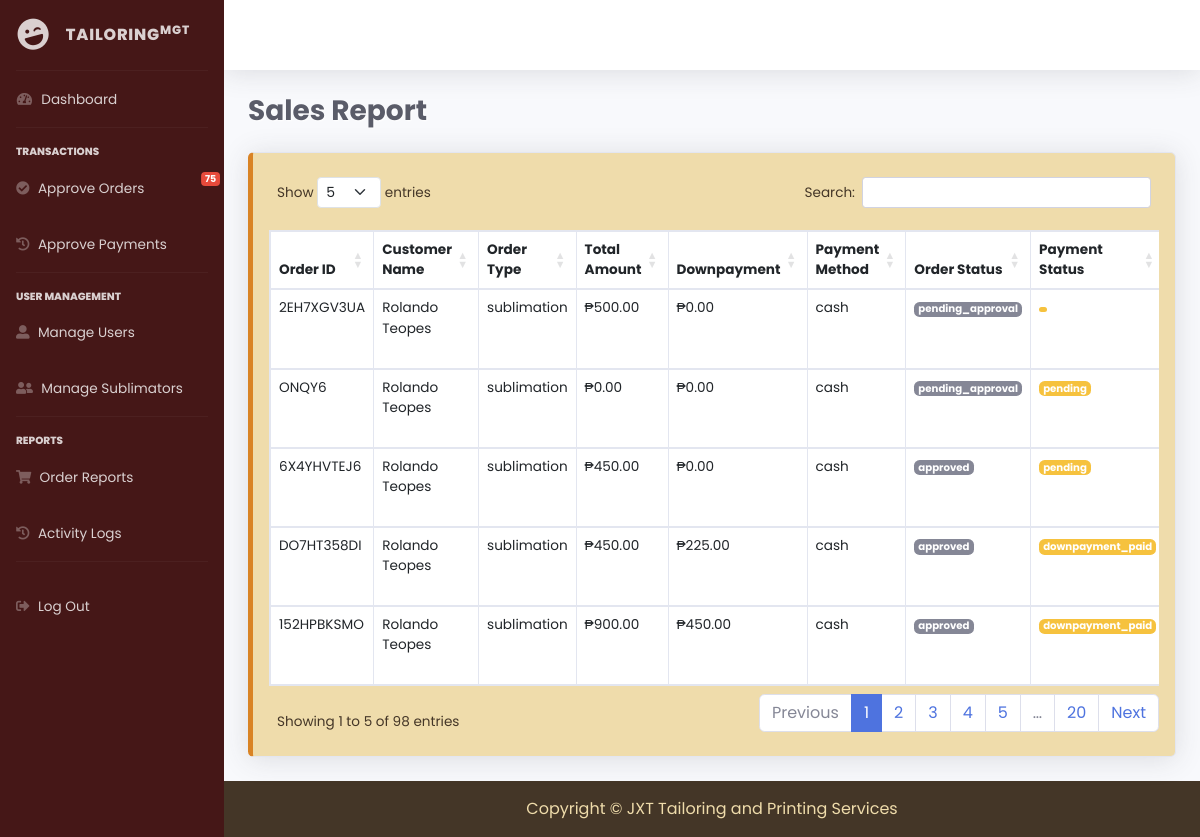
The app's page /admin/sales_report.php with its own data.
### tables this page shows
CREATE TABLE `orders` (
  `order_id` varchar(10) NOT NULL,
  `customer_id` int(11) NOT NULL,
  `order_type` enum('tailoring','sublimation') NOT NULL,
  `total_amount` decimal(10,2) NOT NULL,
  `downpayment_amount` decimal(10,2) NOT NULL,
  `payment_method` enum('cash','gcash') NOT NULL,
  `payment_status` enum('pending','downpayment_paid','fully_paid') DEFAULT 'pending',
  `order_status` enum('pending_approval','declined','approved','forward_to_sublimator','in_process','printing_done','ready_for_pickup','completed') DEFAULT 'pending_approval',
  `staff_id` int(11) DEFAULT NULL,
  `manager_id` int(11) DEFAULT NULL,
  `notes` text DEFAULT NULL,
  `created_at` timestamp NOT NULL DEFAULT current_timestamp(),
  `updated_at` timestamp NOT NULL DEFAULT current_timestamp() ON UPDATE current_timestamp(),
  `screenshot_path` varchar(255) DEFAULT NULL,
  `status_history` text DEFAULT NULL,
  PRIMARY KEY (`order_id`),
  KEY `customer_id` (`customer_id`),
  KEY `staff_id` (`staff_id`),
  KEY `manager_id` (`manager_id`),
  CONSTRAINT `orders_ibfk_1` FOREIGN KEY (`customer_id`) REFERENCES `customers` (`customer_id`),
  CONSTRAINT `orders_ibfk_2` FOREIGN KEY (`staff_id`) REFERENCES `users` (`user_id`),
  CONSTRAINT `orders_ibfk_3` FOREIGN KEY (`manager_id`) REFERENCES `users` (`user_id`)
);

CREATE TABLE `customers` (
  `customer_id` int(11) NOT NULL AUTO_INCREMENT,
  `username` varchar(50) NOT NULL,
  `password` varchar(255) NOT NULL,
  `email` varchar(100) NOT NULL,
  `first_name` varchar(50) NOT NULL,
  `last_name` varchar(50) NOT NULL,
  `phone_number` varchar(20) DEFAULT NULL,
  `address` text DEFAULT NULL,
  `created_at` timestamp NOT NULL DEFAULT current_timestamp(),
  `updated_at` timestamp NOT NULL DEFAULT current_timestamp() ON UPDATE current_timestamp(),
  PRIMARY KEY (`customer_id`),
  UNIQUE KEY `username` (`username`),
  UNIQUE KEY `email` (`email`)
);

### admin/sales_report.php (the view, shortened to what this page needs)
<?php
include '../db.php';
$start_date = date('Y-m-d', strtotime('-30 days'));
$end_date = date('Y-m-d');
$date_filter = "WHERE o.created_at BETWEEN '$start_date 00:00:00' AND '$end_date 23:59:59'";
$orders_query = "SELECT o.*,
          c.first_name AS customer_fname, c.last_name AS customer_lname,
          s.first_name AS staff_fname, s.last_name AS staff_lname,
          m.first_name AS manager_fname, m.last_name AS manager_lname
          FROM orders o
          LEFT JOIN customers c ON o.customer_id = c.customer_id
          LEFT JOIN users s ON o.staff_id = s.user_id
          LEFT JOIN users m ON o.manager_id = m.user_id
                $date_filter
          ORDER BY o.created_at DESC";
$orders_result = mysqli_query($conn, $orders_query);
?>
<!DOCTYPE html>
<html lang="en">
<head>
    <link href="https://cdn.jsdelivr.net/npm/bootstrap@5.3.0/dist/css/bootstrap.min.css" rel="stylesheet">
    <link href="vendor/fontawesome-free/css/all.min.css" rel="stylesheet">
    <link href="css/sb-admin-2.min.css" rel="stylesheet">
</head>
<body id="page-top">
    <div id="wrapper">
        <?php include 'sidebar.php'; ?>
        <div id="content-wrapper" class="d-flex flex-column">
            <div id="content">
                <nav class="navbar navbar-expand navbar-light topbar mb-4 static-top shadow">
                </nav>
                <div class="container-fluid">
                    <div class="d-sm-flex align-items-center justify-content-between mb-4">
                        <h1 class="h3 mb-0 text-gray-800" style="font-weight: bold; text-shadow: 1px 1px 2px #fff;">
                            Sales Report
                        </h1>
                    </div>
                    <div class="card shadow mb-4">
                        <div class="card-body">
                            <div class="table-responsive">
                                <table class="table table-bordered" id="salesTable">
                                    <thead>
                                        <tr>
                                            <th>Order ID</th>
                                            <th>Customer Name</th>
                                            <th>Order Type</th>
                                            <th>Total Amount</th>
                                            <th>Downpayment</th>
                                            <th>Payment Method</th>
                                            <th>Order Status</th>
                                            <th>Payment Status</th>
                                        </tr>
                                    </thead>
                                    <tbody>                                        <?php
                                        if (isset($orders_result) && mysqli_num_rows($orders_result) > 0) {
                                            while ($row = mysqli_fetch_assoc($orders_result)) { ?>
                                                <tr>
                                                    <td><?php echo htmlspecialchars($row['order_id']); ?></td>
                                                    <td><?php echo htmlspecialchars($row['customer_fname'] . ' ' . $row['customer_lname']); ?></td>
                                                    <td><?php echo htmlspecialchars($row['order_type']); ?></td>
                                                    <td>₱<?php echo number_format($row['total_amount'], 2); ?></td>
                                                    <td>₱<?php echo number_format($row['downpayment_amount'], 2); ?></td>
                                                    <td><?php echo htmlspecialchars($row['payment_method']); ?></td>
                                                    <td>
                                                        <span class="badge <?php
                                                            echo match($row['order_status']) {
                                                                'Pending' => 'bg-warning',
                                                                'In Progress' => 'bg-info',
                                                                'Completed' => 'bg-success',
                                                                'Cancelled' => 'bg-danger',
                                                                default => 'bg-secondary'
                                                            };
                                                        ?>">
                                                            <?php echo htmlspecialchars($row['order_status']); ?>
                                                        </span>
                                                    </td>
                                                    <td>
                                                        <span class="badge <?php echo $row['payment_status'] == 'Paid' ? 'bg-success' : 'bg-warning'; ?>">
                                                            <?php echo htmlspecialchars($row['payment_status']); ?>
                                                        </span>
                                                    </td>
                                                </tr>
                                        <?php }
                                        } else {
                                            echo "<tr><td colspan='11' class='text-center'>No orders found</td></tr>";
                                        }
                                        ?>
                                    </tbody>
                                </table>
                            </div>
                        </div>
                    </div>
                </div>
                <footer class="footer text-center py-3">
                    <span>Copyright &copy; JXT Tailoring and Printing Services</span>
                </footer>
            </div>
        </div>
    </div>
    <link href="https://cdn.datatables.net/1.11.5/css/dataTables.bootstrap5.min.css" rel="stylesheet">
</body>
</html>

### admin/sales_report.php (style rules this page uses)
body { font-family: 'Poppins', sans-serif; background-color: #F2F6D0; }
.navbar { background-color: white !important; box-shadow: 0 2px 4px rgba(0, 0, 0, 0.1); }
.card { border-left: 5px solid #D98324 !important; background-color: #EFDCAB !important; color: #443627 !important; }
.footer { background-color: #443627 !important; color: #EFDCAB !important; }
.card-body { padding: 1rem; }
.table { font-size: 0.85rem; }
.table td, .table th { padding: 0.5rem; }

### records on screen
orders: order_id "2EH7XGV3UA", customer.last_name "Rolando Teopes", order_type "sublimation", total_amount "500.00", downpayment_amount "0.00", payment_method "cash", order_status "pending_approval"
orders: order_id "ONQY6", customer.last_name "Rolando Teopes", order_type "sublimation", total_amount "0.00", downpayment_amount "0.00", payment_method "cash", order_status "pending_approval", payment_status "pending"
orders: order_id "6X4YHVTEJ6", customer.last_name "Rolando Teopes", order_type "sublimation", total_amount "450.00", downpayment_amount "0.00", payment_method "cash", order_status "approved", payment_status "pending"
orders: order_id "DO7HT358DI", customer.last_name "Rolando Teopes", order_type "sublimation", total_amount "450.00", downpayment_amount "225.00", payment_method "cash", order_status "approved", payment_status "downpayment_paid"
orders: order_id "152HPBKSMO", customer.last_name "Rolando Teopes", order_type "sublimation", total_amount "900.00", downpayment_amount "450.00", payment_method "cash", order_status "approved", payment_status "downpayment_paid"

### other values on screen
$pending_count "75"
